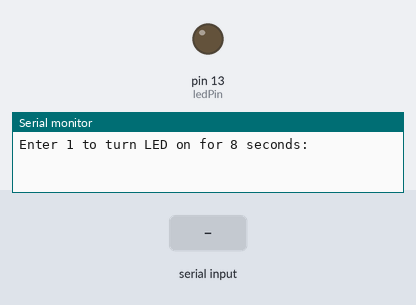
The sketch below on a simulated Arduino Uno, built with avr-gcc and run on an emulated ATmega328P. Parts: output pins drawn as LEDs (lit = HIGH), the last lines printed to the serial monitor. Inputs (shaded band) come from the test bench.

Above: at 1.2 s.
1.3 s: "1" received over Serial
At 2.5 s:
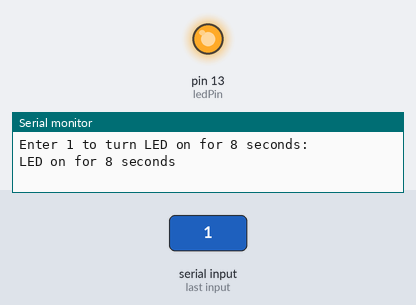
Timing chart, 0 to 10.8 s (numbered marks = the images above; inputs shaded):
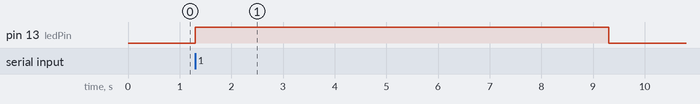

The sketch:

ledControl.ino
```cpp
int ledPin = 13;
int input;

void setup() {
  pinMode(13, OUTPUT);
  Serial.begin(9600);
  Serial.println("Enter 1 to turn LED on for 8 seconds: ");

}

void loop() {
  if (Serial.available() > 0) {
    input = Serial.read();

    if (input == '1') {
      Serial.println("LED on for 8 seconds");
      digitalWrite(ledPin, HIGH);
      delay(8000);
      digitalWrite(ledPin, LOW);
      Serial.println("LED off");
      Serial.println("Enter 1 to turn on LED again: ");

    }
    else {
    Serial.println("Enter only 1");
  }
  }

  /*while (Serial.available() > 0) {
    Serial.read();
  }*/

}
```

Measured:
- after the input at 1.3 s, pin 13 (ledPin): LOW → HIGH at once, → LOW 8.0 s later
